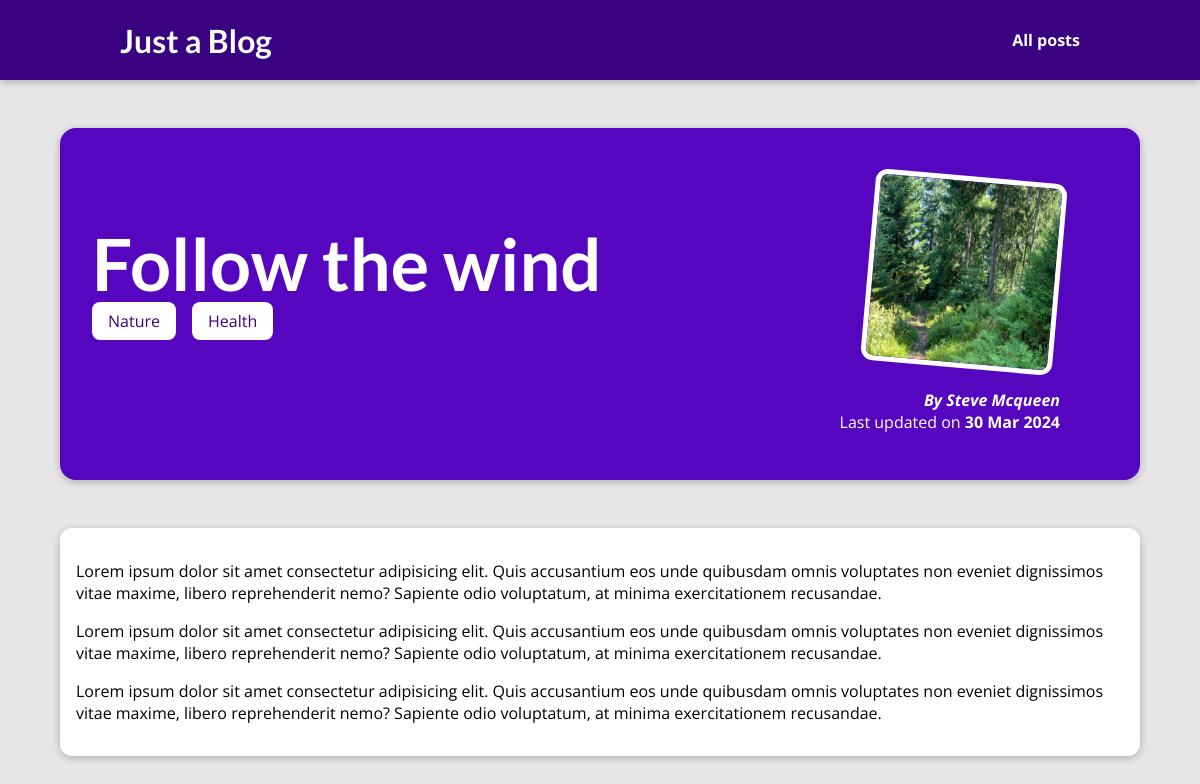
/posts/follow-the-wind, run on the app's committed database.
### blog/models.py (models this page shows, shortened)
class Post(models.Model):
    title = models.CharField(max_length=150)
    author = models.ForeignKey(
        "Author", on_delete=models.SET_NULL, null=True, related_name="posts")
    tags = models.ManyToManyField("Tag")
    excerpt = models.CharField(max_length=200)
    image_name = models.CharField(max_length=150)
    date = models.DateField(auto_now=True, auto_now_add=False)
    slug = models.SlugField(unique=True, db_index=True)
    content = models.TextField(validators=[MinLengthValidator(10)])

class Tag(models.Model):
    caption = models.CharField(max_length=20, null=True)

class Author(models.Model):
    first_name = models.CharField(max_length=50)
    last_name = models.CharField(max_length=50)
    email = models.EmailField(max_length=254)
    def full_name(self):
        return f"{self.first_name} {self.last_name}"
    def __str__(self):
        return f"{self.full_name()}"

### blog/views.py (the view)
# urls.py: path('posts/<slug:slug>', views.post_detail, name="post-detail-page")]
def post_detail(request, slug):
    identified_post = get_object_or_404(Post, slug=slug)
    return render(request, "blog/post-detail.html",
                  {"post": identified_post,
                   "post_tags": identified_post.tags.all()
                   })

### blog/templates/blog/post-detail.html (shortened to what this page needs)
{% extends "base.html" %}
{% load static %}
{% block css_files %}
    <link rel="stylesheet" href="{% static "blog/post-detail.css" %}">
{% endblock css_files %}
{% block content %}
    <section>
        <summary id="summary">
            <h2>{{ post.title }}</h2>
            <div>
                {% for tag in post_tags %}<span class="tag">{{ tag.caption }}</span>{% endfor %}
            </div>
            <article>
                <img src="{% static "blog/images/"|add:post.image_name %}" alt="{{ post.title }}" width="100" height="100">
                <address>By <a href="mailto:{{ post.author.email }}">{{ post.author | title }}</a></address>
                <div>
                    Last updated on <time>{{ post.date |date:"d M Y" }}</time>
                </div>
            </article>
        </summary>
    </section>
    <main>
        {{ post.content | linebreaks }}
    </main>
{% endblock content %}

### static/app.css (style rules this page uses)
* { box-sizing: border-box; }
html { font-family: 'Open Sans', 'Lato', sans-serif; }
body { margin: 0; }
h1, h2, h3 { font-family: 'Lato', sans-serif; font-weight: bold; }

### blog/static/blog/post-detail.css (style rules this page uses)
body { background-color: #e7e7e7; }
#summary { margin: 8rem auto 3rem auto; padding: 2rem; width: 90%; max-width: 90rem; border-radius: 16px; background-color: #5706c0; position: relative; box-shadow: 0 2px 8px rgba(0, 0, 0, 0.25); height: 22rem; }
#summary h2 { color: white; font-size: 4.5rem; margin-bottom: 0.25rem; }
#summary article { position: absolute; top: 2rem; right: 3rem; padding: 1rem 2rem; border-radius: 12px; text-align: right; color: white; }
#summary article img { width: 12rem; height: 12rem; border-radius: 12px; transform: rotateZ(5deg); border: 5px solid white; margin-bottom: 1rem; }
#summary address { font-weight: bold; }
#summary a { color:white; text-decoration: none; }
#summary time { font-weight: bold; }
main { width: 90%; max-width: 90rem; margin: 3rem auto; background-color: white; padding: 1rem; border-radius: 12px; box-shadow: 0 2px 8px rgba(0, 0, 0, 0.25); }
.tag { background-color: white; color: #390281; padding:0.5rem 1rem; border-radius: 8px; margin-right: 1rem }

### data on the page
Post: title "Follow the wind", image_name (picture), author "Steve Mcqueen", date "30 Mar 2024", content "Lorem ipsum dolor sit amet consectetur adipisicing elit. Quis accusantium eos unde quibusdam omnis voluptates non eveniet dignissimos vitae maxime, libero reprehenderit nemo? Sapiente odio voluptatum, at minima exercitationem recusandae. Lorem ipsum dolor sit amet consectetur adipisicing elit. Quis accusantium eos unde quibusdam omnis voluptates non eveniet dignissimos vitae maxime, libero reprehenderit nemo? Sapiente odio voluptatum, at minima exercitationem recusandae. Lorem ipsum dolor sit amet consectetur adipisicing elit. Quis accusantium eos unde quibusdam omnis voluptates non eveniet dignissimos vitae maxime, libero reprehenderit nemo? Sapiente odio voluptatum, at minima…"
Tag: caption "Nature"
Tag: caption "Health"
